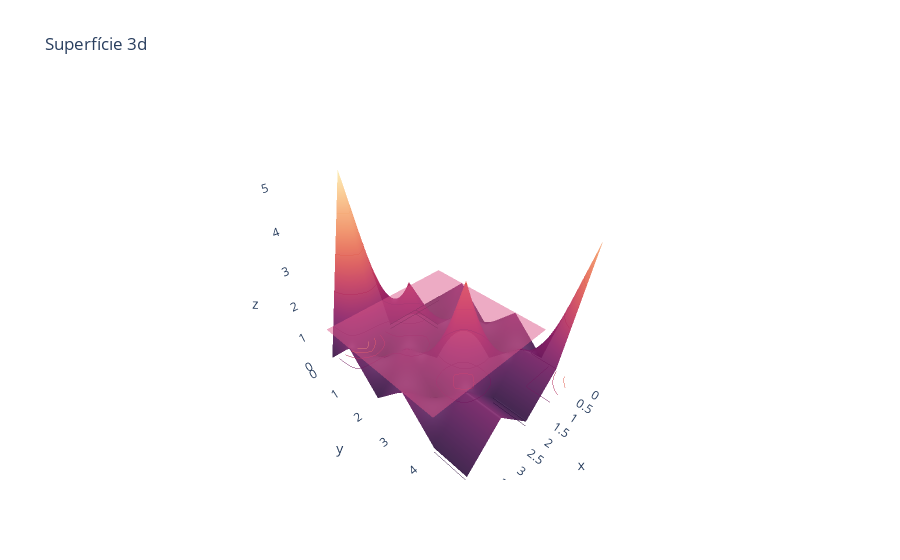

Notebook code for this chart:
### Markdown cell above
# Superfície 3D

### Code cell
fig = go.Figure()

fig.add_trace(go.Surface(z = z2, colorscale = "matter_r", opacity = 0.9,
                        showscale = False, lighting = dict(ambient = 1,
                                                          diffuse = 1)))

fig.add_trace(go.Surface(z = z1, showscale = False, opacity = 0.5))

fig.update_traces(contours_z = dict(show = True,
                                   start = 0,
                                   end = 5,
                                   size = 1,
                                   usecolormap = True,
                                   project_z = True))

fig.update_layout(title = "Superfície 3d",
                 scene = dict(xaxis = dict(backgroundcolor = "white"),
                              yaxis = dict(backgroundcolor = "white"),
                              zaxis = dict(backgroundcolor = "white"),
                             ))


fig.show()

### Figure 1 — Plotly figure (JSON) as saved in the notebook; plotly's stock layout.template omitted (floating-point values rounded to 4 significant figures)
{"data": [{"colorscale": [[0, "rgb(47, 15, 61)"], [0.09091, "rgb(76, 21, 80)"], [0.1818, "rgb(107, 24, 93)"], [0.2727, "rgb(138, 29, 99)"], [0.3636, "rgb(168, 40, 96)"], [0.4545, "rgb(195, 56, 90)"], [0.5455, "rgb(216, 80, 83)"], [0.6364, "rgb(231, 109, 84)"], [0.7273, "rgb(240, 142, 98)"], [0.8182, "rgb(246, 173, 119)"], [0.9091, "rgb(250, 205, 145)"], [1, "rgb(253, 237, 176)"]], "contours": {"z": {"end": 5, "project": {"z": true}, "show": true, "size": 1, "start": 0, "usecolormap": true}}, "lighting": {"ambient": 1, "diffuse": 1}, "opacity": 0.9, "showscale": false, "type": "surface", "z": [[0, 0, 0, 5, 0], [1, 0, 2, 0, 1], [0, 1, 0, 1, 0], [1, 0, 3, 0, 1], [0, 1, 0, 1, 0], [4, 1, 0, 1, 0]]}, {"contours": {"z": {"end": 5, "project": {"z": true}, "show": true, "size": 1, "start": 0, "usecolormap": true}}, "opacity": 0.5, "showscale": false, "type": "surface", "z": [[1, 1, 1, 1, 1], [1, 1, 1, 1, 1], [1, 1, 1, 1, 1], [1, 1, 1, 1, 1], [1, 1, 1, 1, 1]]}], "layout": {"scene": {"xaxis": {"backgroundcolor": "white"}, "yaxis": {"backgroundcolor": "white"}, "zaxis": {"backgroundcolor": "white"}}, "title": {"text": "Superfície 3d"}}}
